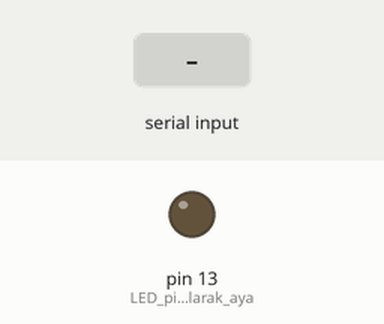
Recording of a sketch running on a simulated Arduino Uno, built with avr-gcc and run on an emulated ATmega328P. Parts: output pins drawn as LEDs (lit = HIGH). Inputs (shaded band) come from the test bench.

Above: at 1.2 s.
1.3 s: "1" received over Serial
At 2.5 s:
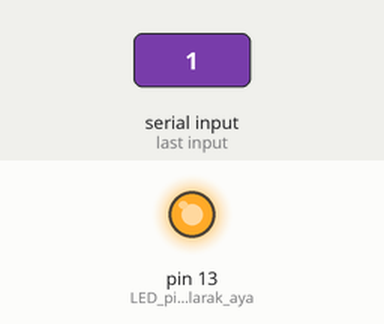
2.8 s: "0" received over Serial
At 3.7 s:
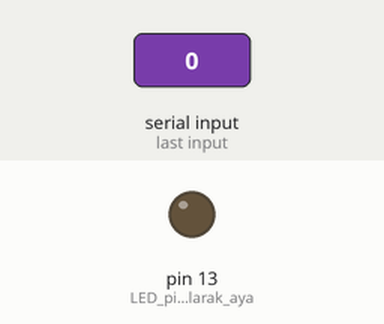
Timing chart, 0 to 5.8 s (numbered marks = the images above; inputs shaded):
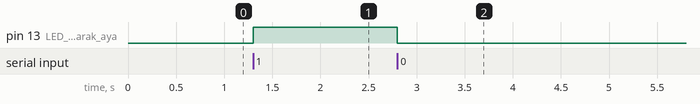

The sketch:

arduino_bt_led.ino
```cpp
char incomingChar;

void setup() {
  Serial.begin(9600); // Bluetooth modülü ile aynı baud rate
  pinMode(13, OUTPUT); // LED pini çıkış olarak ayarlandı
}

void loop() {
  if (Serial.available() > 0) { // Seri portta veri var mı?
    incomingChar = Serial.read(); // Gelen veriyi oku
    if (incomingChar == '1') {
      digitalWrite(13, HIGH); // LED'i yak
    } else if (incomingChar == '0') {
      digitalWrite(13, LOW); // LED'i söndür
    }
  }
}
```

Measured:
- after the input at 1.3 s, pin 13 (LED_pini_çıkış_olarak_aya): LOW → HIGH at once
- after the input at 2.8 s, pin 13 (LED_pini_çıkış_olarak_aya): HIGH → LOW at once
